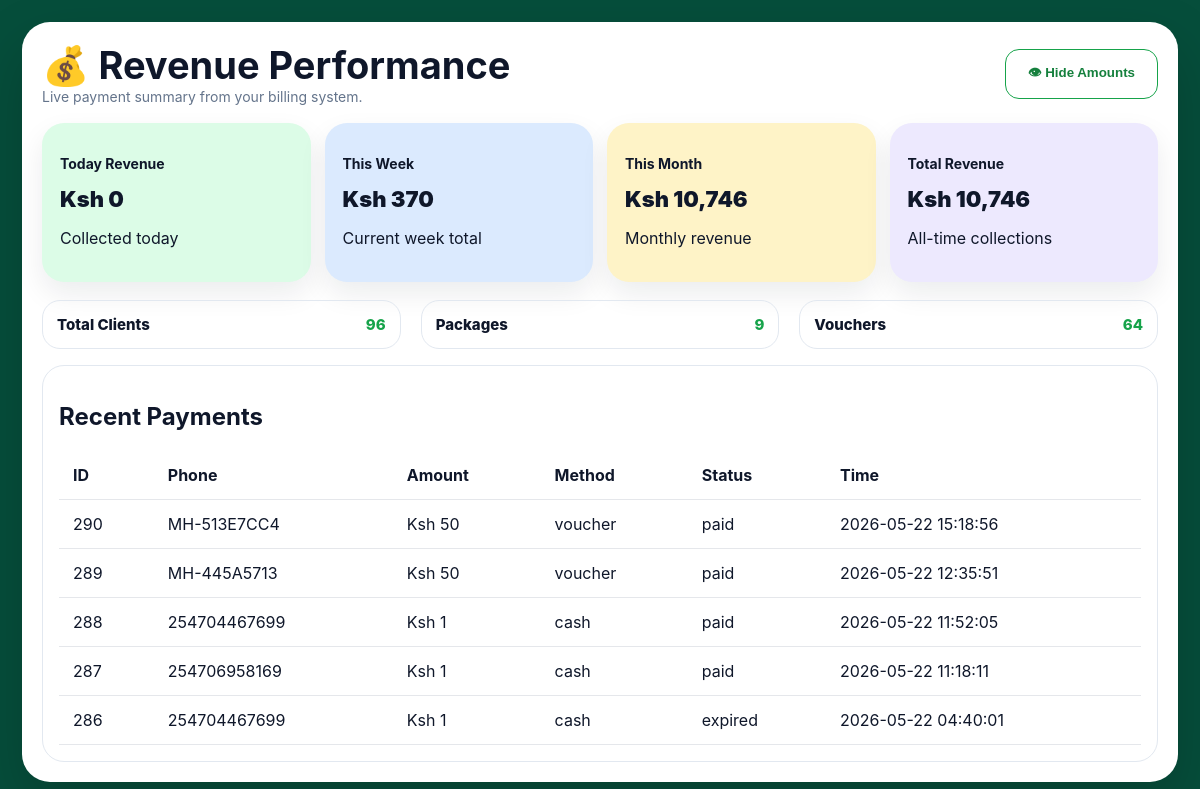
Screenshot of /revenue_pro_dashboard.php with the database file from the repository.
### tables this page shows
CREATE TABLE `payments` (
  `id` int NOT NULL AUTO_INCREMENT,
  `client_id` int DEFAULT NULL,
  `package_id` int DEFAULT NULL,
  `amount` decimal(10,2) NOT NULL,
  `method` varchar(50) DEFAULT 'cash',
  `reference` varchar(100) DEFAULT NULL,
  `status` varchar(30) DEFAULT 'pending',
  `created_at` timestamp NULL DEFAULT CURRENT_TIMESTAMP,
  `expires_at` datetime DEFAULT NULL,
  `checkout_id` varchar(100) DEFAULT NULL,
  `mpesa_receipt` varchar(100) DEFAULT NULL,
  `phone` varchar(30) DEFAULT NULL,
  `client_ip` varchar(50) DEFAULT NULL,
  `client_mac` varchar(50) DEFAULT NULL,
  `company_id` int DEFAULT NULL,
  PRIMARY KEY (`id`),
  KEY `idx_payments_status` (`status`),
  KEY `idx_payments_checkout` (`checkout_id`)
);

### revenue_pro_dashboard.php (the view, shortened to what this page needs)
<?php
require_once __DIR__ . "/config/database.php";
function one($pdo,$sql){
    try { $v=$pdo->query($sql)->fetchColumn(); return $v ?: 0; }
    catch(Exception $e){ return 0; }
}
function money($n){ return "Ksh ".number_format((float)$n,0); }
$today = one($pdo,"SELECT COALESCE(SUM(amount),0) FROM payments WHERE status='paid' AND DATE(created_at)=CURDATE()");
$week  = one($pdo,"SELECT COALESCE(SUM(amount),0) FROM payments WHERE status='paid' AND YEARWEEK(created_at,1)=YEARWEEK(CURDATE(),1)");
$month = one($pdo,"SELECT COALESCE(SUM(amount),0) FROM payments WHERE status='paid' AND MONTH(created_at)=MONTH(CURDATE()) AND YEAR(created_at)=YEAR(CURDATE())");
$total = one($pdo,"SELECT COALESCE(SUM(amount),0) FROM payments WHERE status='paid'");
$clients  = one($pdo,"SELECT COUNT(*) FROM clients");
$packages = one($pdo,"SELECT COUNT(*) FROM packages");
$vouchers = one($pdo,"SELECT COUNT(*) FROM smart_vouchers");
$payments = $pdo->query("SELECT * FROM payments ORDER BY id DESC LIMIT 5")->fetchAll(PDO::FETCH_ASSOC);
?>
<!DOCTYPE html>
<html>
<head>
</head>
<body>
<div class="wrap" id="box">
  <div class="head">
    <div>
      <h1>💰 Revenue Performance</h1>
      <div class="sub">Live payment summary from your billing system.</div>
    </div>
    <button class="toggle" onclick="toggleMoney()">👁 Hide Amounts</button>
  </div>
  <div class="cards">
    <div class="card green"><h3>Today Revenue</h3><div class="amount"><?=money($today)?></div><p>Collected today</p></div>
    <div class="card blue"><h3>This Week</h3><div class="amount"><?=money($week)?></div><p>Current week total</p></div>
    <div class="card yellow"><h3>This Month</h3><div class="amount"><?=money($month)?></div><p>Monthly revenue</p></div>
    <div class="card purple"><h3>Total Revenue</h3><div class="amount"><?=money($total)?></div><p>All-time collections</p></div>
  </div>
  <div class="stats">
    <div class="stat">Total Clients <span><?=$clients?></span></div>
    <div class="stat">Packages <span><?=$packages?></span></div>
    <div class="stat">Vouchers <span><?=$vouchers?></span></div>
  </div>
  <div class="table">
    <h2>Recent Payments</h2>
    <table>
      <tr><th>ID</th><th>Phone</th><th>Amount</th><th>Method</th><th>Status</th><th>Time</th></tr>
      <?php foreach($payments as $p): ?>
      <tr>
        <td><?=$p["id"] ?? ""?></td>
        <td><?=$p["phone"] ?? "-"?></td>
        <td class="money"><?=money($p["amount"] ?? 0)?></td>
        <td><?=$p["method"] ?? "-"?></td>
        <td><?=$p["status"] ?? "-"?></td>
        <td><?=$p["created_at"] ?? "-"?></td>
      </tr>
      <?php endforeach; ?>
    </table>
  </div>
</div>
</body>
</html>

### revenue_pro_dashboard.php (style rules this page uses)
body { margin:0;background:#064e3b;font-family:Inter,Arial,sans-serif;color:#0f172a }
.wrap { margin:22px;background:white;border-radius:28px;padding:20px;box-shadow:0 25px 60px rgba(0,0,0,.18) }
.head { display:flex;justify-content:space-between;align-items:center }
h1 { font-size:38px;margin:0 }
.sub { color:#64748b;font-size:14px }
.toggle { border:1px solid #16a34a;color:#15803d;background:white;border-radius:14px;padding:13px 22px;font-weight:900;cursor:pointer }
.cards { display:grid;grid-template-columns:repeat(4,minmax(180px,1fr));gap:14px;margin:18px 0 }
.card { border-radius:22px;padding:18px;min-height:120px;box-shadow:0 12px 28px rgba(15,23,42,.08) }
.card h3 { font-size:14px }
.amount { font-size:22px;font-weight:950 }
.green { background:#dcfce7 }
.blue { background:#dbeafe }
.yellow { background:#fef3c7 }
.purple { background:#ede9fe }
.stats { display:grid;grid-template-columns:repeat(3,1fr);gap:20px }
.stat { border:1px solid #e2e8f0;border-radius:18px;padding:14px;display:flex;justify-content:space-between;font-size:15px;font-weight:800 }
.stat span { color:#16a34a }
.table { margin-top:16px;border:1px solid #e2e8f0;border-radius:22px;padding:16px }
table { width:100%;border-collapse:collapse }
th,td { text-align:left;padding:14px;border-bottom:1px solid #e5e7eb }

### rows the page displays
payments: id "290", phone "MH-513E7CC4", amount "Ksh 50", method "voucher", status "paid", created_at "2026-05-22 15:18:56"
payments: id "289", phone "MH-445A5713", amount "Ksh 50", method "voucher", status "paid", created_at "2026-05-22 12:35:51"
payments: id "288", phone "254704467699", amount "Ksh 1", method "cash", status "paid", created_at "2026-05-22 11:52:05"
payments: id "287", phone "254706958169", amount "Ksh 1", method "cash", status "paid", created_at "2026-05-22 11:18:11"
payments: id "286", phone "254704467699", amount "Ksh 1", method "cash", status "expired", created_at "2026-05-22 04:40:01"

### other values shown
money($today) "Ksh 0"
money($week) "Ksh 370"
money($month) "Ksh 10,746"
money($total) "Ksh 10,746"
$clients "96"
$packages "9"
$vouchers "64"
